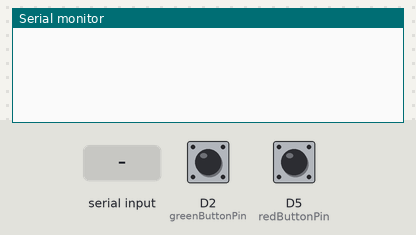
This sketch was run on a simulated ESP8266 (NodeMCU). On the bench: the last lines printed to the serial monitor. Inputs (shaded band) come from the test bench; at power-on: D2 (greenButtonPin) HIGH, D5 (redButtonPin) HIGH.

Above: at 2.2 s.
2.3 s: D2 (greenButtonPin) pulled LOW for 0.15 s
At 3.7 s:
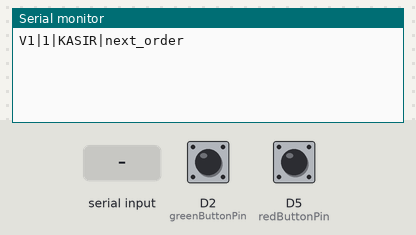
5.4 s: D5 (redButtonPin) pulled LOW for 0.15 s
At 6.1 s:
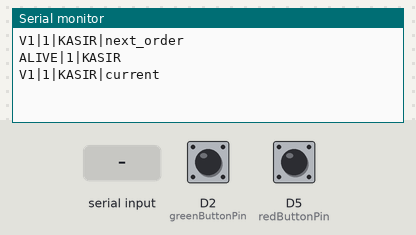
7.0 s: "PING\n" received over Serial
At 7.8 s:
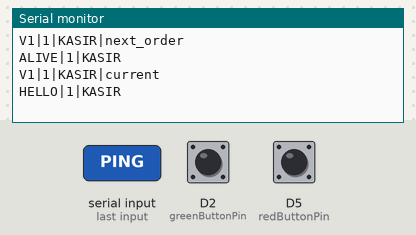
8.5 s: "ERR|\n" received over Serial
At 8.9 s:
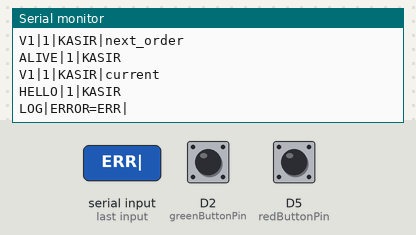

Measured:
- after the input at 2.3 s, the serial monitor: prints a new line after 0.05 s (image 1)
- after the input at 5.4 s, the serial monitor: prints a new line after 0.05 s (image 2)
- after the input at 7.0 s, the serial monitor: prints a new line at once (image 3)
- after the input at 8.5 s, the serial monitor: prints a new line at once (image 4)

The sketch:

2_button_call.ino
```cpp
// ======================================================
// DEVICE
// ======================================================
const int idDevice = 1;
const String deviceType = "KASIR";
unsigned long lastAlive = 0;

// ======================================================
// PIN
// ======================================================
const int redButtonPin = D5;    // call current
const int greenButtonPin = D2;  // call next_order

// ======================================================
// CONFIG
// ======================================================
const unsigned long debounceDelay = 50;

const unsigned long pressCooldown = 1000;  // tombol sama
const unsigned long globalCooldown = 300;  // antar tombol

unsigned long globalLastPress = 0;

// ======================================================
// BUTTON STRUCT
// ======================================================
struct ButtonState {
  int pin;
  const char* type;

  bool state = HIGH;
  bool lastState = HIGH;

  unsigned long lastDebounce = 0;
  unsigned long lastPress = 0;
};

ButtonState buttons[] = {
  { D5, "current" },
  { D2, "next_order" }
};

// ======================================================
// SETUP
// ======================================================
void setup() {
  Serial.begin(9600);

  pinMode(redButtonPin, INPUT_PULLUP);
  pinMode(greenButtonPin, INPUT_PULLUP);

  delay(1000);
}

void handleSerialCom() {
  // Heartbeat setiap 5 detik
  if (millis() - lastAlive >= 5000) {
    lastAlive = millis();

    Serial.println(
      "ALIVE|" + String(idDevice) + "|" + deviceType);
  }

  if (Serial.available()) {
    String msg =
      Serial.readStringUntil('\n');

    msg.trim();

    if (msg == "PING") {
      Serial.println("HELLO|" + String(idDevice) + "|" + deviceType);
    }
    // ===================
    // ERROR
    // ===================
    else if (msg.startsWith("ERR|"))
      Serial.println(
        "LOG|ERROR=" + msg);
  }
}

// ======================================================
// LOOP
// ======================================================
void loop() {
  handleSerialCom();

  // button handler
  for (auto& btn : buttons) {

    int reading = digitalRead(btn.pin);

    if (reading != btn.lastState)
      btn.lastDebounce = millis();

    if ((millis() - btn.lastDebounce) > debounceDelay) {

      if (reading != btn.state) {

        btn.state = reading;

        if (btn.state == LOW) {

          bool buttonReady =
            millis() - btn.lastPress > pressCooldown;

          bool globalReady =
            millis() - globalLastPress > globalCooldown;

          if (buttonReady && globalReady) {
            btn.lastPress = millis();
            globalLastPress = millis();

            String message =
              "V1|" + String(idDevice) + "|" + deviceType + "|" + btn.type;

            Serial.println(message);
          }
        }
      }
    }

    btn.lastState = reading;
  }

  yield();
}
```
